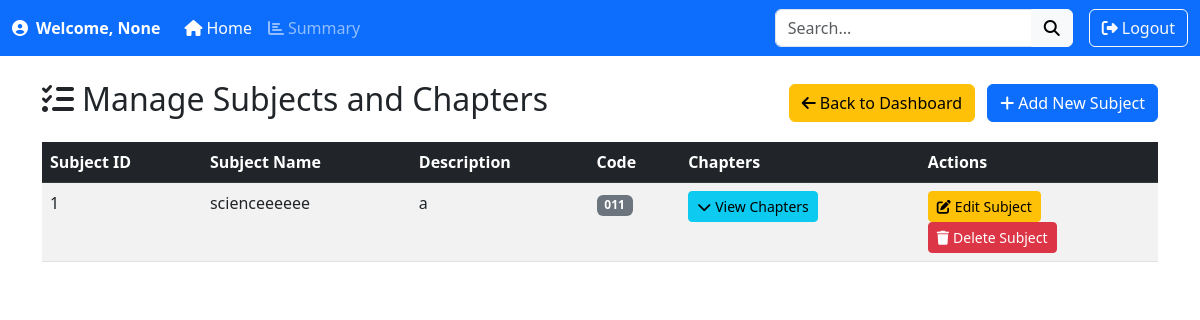
Before: /subjects_management with the older database file.
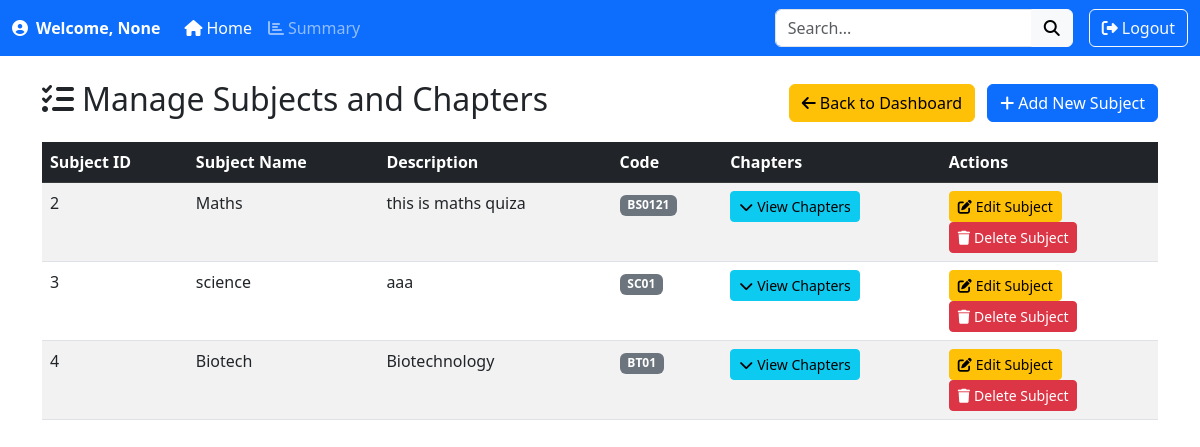
After: the same page with the newer database file.
### app.py (models this page shows)
class Subject(db.Model):
    id=db.Column(db.Integer,primary_key=True)
    name=db.Column(db.String(150),nullable=False)
    description=db.Column(db.Text,nullable=False)
    code=db.Column(db.String(150),nullable=False)
    chapters=db.relationship('Chapter',back_populates='subject',cascade='all,delete')

### app.py (the view)
@app.route('/subjects_management',methods=['GET','POST'])
def subjects_management():
    subjects=Subject.query.all()
    print(subjects)  # This will log the subjects in the Flask console
    return render_template('subject.html',subjects=subjects)

### templates/subject.html (shortened to what this page needs)
<!DOCTYPE html>
<html lang="en">
<head>
    <link href="https://cdn.jsdelivr.net/npm/bootstrap@5.3.0-alpha3/dist/css/bootstrap.min.css" rel="stylesheet">
    <link rel="stylesheet" href="https://cdnjs.cloudflare.com/ajax/libs/font-awesome/6.4.0/css/all.min.css">
</head>
<body>
    <nav class="navbar navbar-expand-lg navbar-dark bg-primary">
        <div class="container-fluid">
            <span class="navbar-text fw-bold text-white me-3">
                <i class="fas fa-user-circle me-2"></i>Welcome, {{ session.get('username') }}
            </span>
            <div class="collapse navbar-collapse" id="navbarContent">
                <ul class="navbar-nav me-auto mb-2 mb-lg-0">
                    <li class="nav-item">
                        <a class="nav-link active" href="/admin_dashboard"><i class="fas fa-home me-1"></i>Home</a>
                    </li>
                    <li class="nav-item">
                        <a class="nav-link" href="/admin_summary"><i class="fas fa-chart-bar me-1"></i>Summary</a>
                    </li>
                </ul>
                <form class="d-flex me-3" role="search" action="/search_subject" method="GET">
                    <div class="input-group">
                        <input class="form-control" type="search" placeholder="Search..." name="subject_name">
                        <button class="btn btn-light" type="submit"><i class="fas fa-search"></i></button>
                    </div>
                </form>
                <a href="/login" class="btn btn-outline-light"><i class="fas fa-sign-out-alt me-1"></i>Logout</a>
            </div>
        </div>
    </nav>
    <div class="container mt-4">
        <div class="d-flex justify-content-between align-items-center mb-3">
            <h2><i class="fas fa-tasks me-2"></i>Manage Subjects and Chapters</h2>
            <div>
                <a href="/admin_dashboard" class="btn btn-warning me-2"><i class="fas fa-arrow-left me-1"></i>Back to Dashboard</a>
                <button class="btn btn-primary" data-bs-toggle="modal" data-bs-target="#addSubjectModal"><i class="fas fa-plus me-1"></i>Add New Subject</button>
            </div>
        </div>
        <div class="table-responsive">
            <table class="table table-hover table-striped">
                <thead class="table-dark">
                    <tr>
                        <th>Subject ID</th>
                        <th>Subject Name</th>
                        <th>Description</th>
                        <th>Code</th>
                        <th>Chapters</th>
                        <th>Actions</th>
                    </tr>
                </thead>
                <tbody>
                    {% for subject in subjects %}
                    <tr>
                        <td>{{ subject.id }}</td>
                        <td>{{ subject.name }}</td>
                        <td>{{ subject.description }}</td>
                        <td><span class="badge bg-secondary">{{ subject.code }}</span></td>
                        <td>
                            <button class="btn btn-sm btn-info" data-bs-toggle="collapse" data-bs-target="#chapters-{{ subject.id }}">
                                <i class="fas fa-chevron-down me-1"></i>View Chapters
                            </button>
                        </td>
                        <td>
                            <button class="btn btn-sm btn-warning" data-bs-toggle="modal" data-bs-target="#editSubjectModal-{{ subject.id }}">
                                <i class="fas fa-edit me-1"></i>Edit Subject
                            </button>
                            <br>
                            <button class="btn btn-sm btn-danger" data-bs-toggle="modal" data-bs-target="#deleteSubjectModal-{{ subject.id }}">
                                <i class="fas fa-trash me-1"></i>Delete Subject
                            </button>
                        </td>
                    </tr>
                    {% endfor %}
                </tbody>
            </table>
        </div>
    </div>
</body>
</html>

Changed rows visible on the page:
removed Subject: id "1", name "scienceeeeee", description "a", code "011"
added Subject: id "2", name "Maths", description "this is maths quiza", code "BS0121"
added Subject: id "3", name "science", description "aaa", code "SC01"
added Subject: id "4", name "Biotech", description "Biotechnology", code "BT01"
